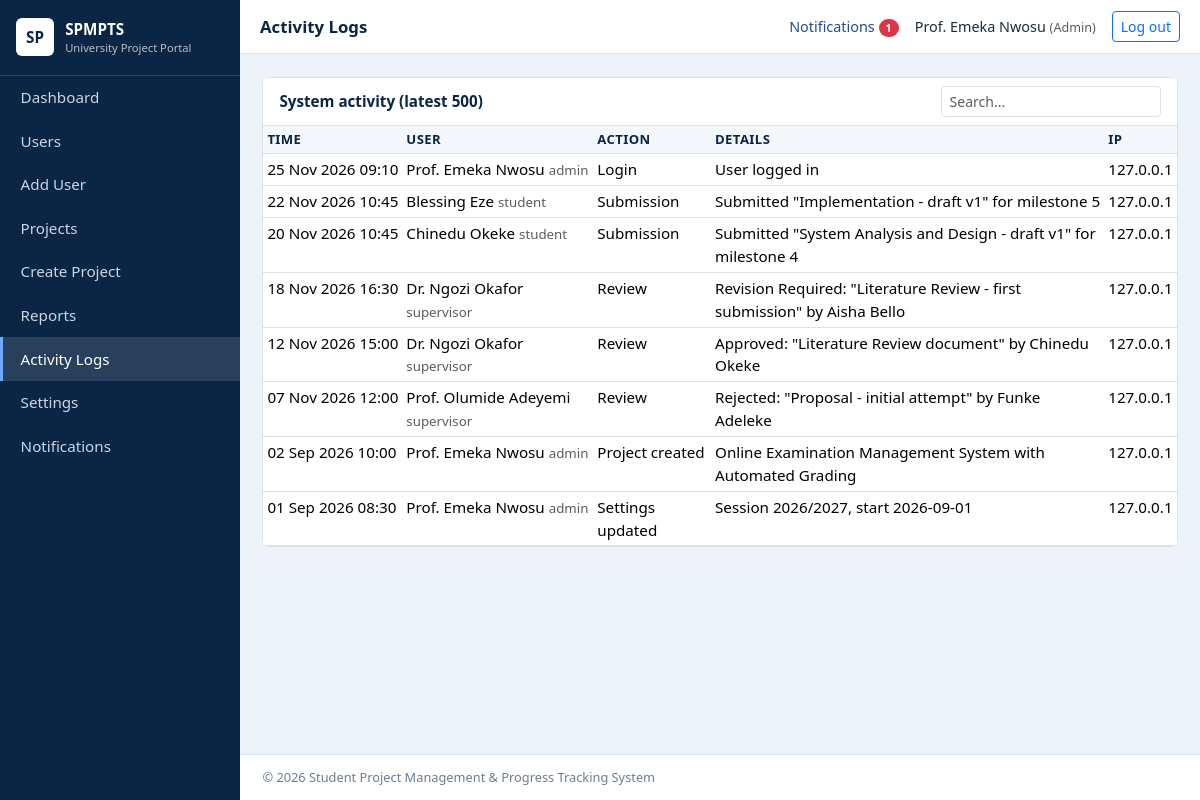
Screenshot of /admin/logs.php (signed in) with the database file from the repository.
### tables this page shows
CREATE TABLE activity_logs (
  id INT UNSIGNED AUTO_INCREMENT PRIMARY KEY,
  user_id INT UNSIGNED NULL,
  action VARCHAR(100) NOT NULL,
  details VARCHAR(500) NULL,
  ip_address VARCHAR(45) NULL,
  created_at TIMESTAMP NOT NULL DEFAULT CURRENT_TIMESTAMP,
  CONSTRAINT fk_log_user FOREIGN KEY (user_id) REFERENCES users(id) ON DELETE SET NULL,
  INDEX idx_log_date (created_at)
);

CREATE TABLE users (
  id INT UNSIGNED AUTO_INCREMENT PRIMARY KEY,
  full_name VARCHAR(120) NOT NULL,
  email VARCHAR(150) NOT NULL UNIQUE,
  password_hash VARCHAR(255) NOT NULL,
  role ENUM('admin','supervisor','student') NOT NULL,
  status ENUM('active','inactive') NOT NULL DEFAULT 'active',
  last_login DATETIME NULL,
  created_at TIMESTAMP NOT NULL DEFAULT CURRENT_TIMESTAMP,
  INDEX idx_users_role (role), INDEX idx_users_status (status)
);

### config/db.php (called while the page is built, shortened)
<?php
function db(): PDO {
    static $pdo = null;
    if ($pdo === null) {
        try {
            $pdo = new PDO('mysql:host=' . DB_HOST . ';dbname=' . DB_NAME . ';charset=utf8mb4', DB_USER, DB_PASS, [
                PDO::ATTR_ERRMODE => PDO::ERRMODE_EXCEPTION,
                PDO::ATTR_DEFAULT_FETCH_MODE => PDO::FETCH_ASSOC,
                PDO::ATTR_EMULATE_PREPARES => false,
            ]);
        } catch (PDOException $e) {
            http_response_code(500);
            exit('Database connection failed. Check config/db.php and make sure MySQL is running and database.sql has been imported.');
        }
    }
    return $pdo;
}

### includes/auth.php (called while the page is built, shortened)
<?php
require_once __DIR__ . '/../config/db.php';
function e($v): string { return htmlspecialchars((string)$v, ENT_QUOTES, 'UTF-8'); }

### admin/logs.php (the view, shortened to what this page needs)
<?php
require_once __DIR__ . '/../includes/auth.php';
$rows = db()->query('SELECT l.*, u.full_name, u.role FROM activity_logs l LEFT JOIN users u ON u.id=l.user_id ORDER BY l.created_at DESC, l.id DESC LIMIT 500')->fetchAll();
$pageTitle = 'Activity Logs'; include __DIR__ . '/../includes/header.php';
?>
<div class="card"><div class="card-header d-flex justify-content-between align-items-center">System activity (latest 500) <input type="search" class="form-control form-control-sm w-auto" placeholder="Search..." data-table-search="#t"></div>
<div class="table-responsive"><table class="table table-sm mb-0" id="t"><thead><tr><th>Time</th><th>User</th><th>Action</th><th>Details</th><th>IP</th></tr></thead><tbody>
<?php foreach ($rows as $r): ?><tr><td class="text-nowrap"><?= e(date('d M Y H:i', strtotime($r['created_at']))) ?></td><td><?= e($r['full_name'] ?? 'System') ?> <small class="text-muted"><?= e($r['role'] ?? '') ?></small></td><td><?= e($r['action']) ?></td><td><?= e($r['details']) ?></td><td><?= e($r['ip_address']) ?></td></tr><?php endforeach; ?></tbody></table></div></div>
<?php include __DIR__ . '/../includes/footer.php'; ?>

### assets/css/style.css (style rules this page uses)
:root { --navy:#0b2545;--blue:#1d4e89;--light:#eef3f9;--line:#d9e2ee }
body { background:var(--light);font-family:"Segoe UI",Roboto,Arial,sans-serif;color:#1c2b3a;font-size:.95rem }
.card { border:1px solid var(--line);border-radius:8px;box-shadow:none }
.card-header { background:#fff;font-weight:600;color:var(--navy);border-bottom:1px solid var(--line) }
.table thead th { background:#f4f7fb;color:var(--navy);font-size:.82rem;text-transform:uppercase;letter-spacing:.03em;border-bottom:1px solid var(--line) }

### rows the page displays
activity_logs: created_at "25 Nov 2026 09:10", user.full_name "Prof. Emeka Nwosu", user.role "admin", action "Login", details "User logged in", ip_address "127.0.0.1"
activity_logs: created_at "22 Nov 2026 10:45", user.full_name "Blessing Eze", user.role "student", action "Submission", details "Submitted \"Implementation - draft v1\" for milestone 5", ip_address "127.0.0.1"
activity_logs: created_at "20 Nov 2026 10:45", user.full_name "Chinedu Okeke", user.role "student", action "Submission", details "Submitted \"System Analysis and Design - draft v1\" for milestone 4", ip_address "127.0.0.1"
activity_logs: created_at "18 Nov 2026 16:30", user.full_name "Dr. Ngozi Okafor", user.role "supervisor", action "Review", details "Revision Required: \"Literature Review - first submission\" by Aisha Bello", ip_address "127.0.0.1"
activity_logs: created_at "12 Nov 2026 15:00", user.full_name "Dr. Ngozi Okafor", user.role "supervisor", action "Review", details "Approved: \"Literature Review document\" by Chinedu Okeke", ip_address "127.0.0.1"
activity_logs: created_at "07 Nov 2026 12:00", user.full_name "Prof. Olumide Adeyemi", user.role "supervisor", action "Review", details "Rejected: \"Proposal - initial attempt\" by Funke Adeleke", ip_address "127.0.0.1"
activity_logs: created_at "02 Sep 2026 10:00", user.full_name "Prof. Emeka Nwosu", user.role "admin", action "Project created", details "Online Examination Management System with Automated Grading", ip_address "127.0.0.1"
activity_logs: created_at "01 Sep 2026 08:30", user.full_name "Prof. Emeka Nwosu", user.role "admin", action "Settings updated", details "Session 2026/2027, start 2026-09-01", ip_address "127.0.0.1"

### other values shown
$label "Dashboard"
$label "Users"
$label "Add User"
$label "Projects"
$label "Create Project"
$label "Reports"
$label "Activity Logs"
$label "Settings"
$pageTitle "Activity Logs"
$unread "1"
$_SESSION['name'] "Prof. Emeka Nwosu"
$role "Admin"
